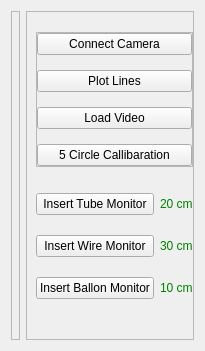
               <widget class="QWidget" name="page_2">
                <layout class="QHBoxLayout" name="horizontalLayout_4">
                 <item>
                  <widget class="QFrame" name="cameraFrame">
                   <property name="frameShape">
                    <enum>QFrame::StyledPanel</enum>
                   </property>
                   <property name="frameShadow">
                    <enum>QFrame::Raised</enum>
                   </property>
                   <layout class="QVBoxLayout" name="verticalLayout_20">
                    <property name="spacing">
                     <number>0</number>
                    </property>
                    <property name="leftMargin">
                     <number>0</number>
                    </property>
                    <property name="topMargin">
                     <number>0</number>
                    </property>
                    <property name="rightMargin">
                     <number>0</number>
                    </property>
                    <property name="bottomMargin">
                     <number>0</number>
                    </property>
                    <item>
                     <widget class="QLabel" name="lblCamera">
                      <property name="maximumSize">
                       <size>
                        <width>16777215</width>
                        <height>750</height>
                       </size>
                      </property>
                      <property name="text">
                       <string/>
                      </property>
                      <property name="scaledContents">
                       <bool>true</bool>
                      </property>
                     </widget>
                    </item>
                   </layout>
                  </widget>
                 </item>
                 <item>
                  <widget class="QFrame" name="frame_3">
                   <property name="maximumSize">
                    <size>
                     <width>250</width>
                     <height>16777215</height>
                    </size>
                   </property>
                   <property name="frameShape">
                    <enum>QFrame::StyledPanel</enum>
                   </property>
                   <property name="frameShadow">
                    <enum>QFrame::Raised</enum>
                   </property>
                   <layout class="QVBoxLayout" name="verticalLayout_10">
                    <property name="topMargin">
                     <number>20</number>
                    </property>
                    <property name="rightMargin">
                     <number>0</number>
                    </property>
                    <property name="bottomMargin">
                     <number>40</number>
                    </property>
                    <item alignment="Qt::AlignTop">
                     <widget class="QFrame" name="frame_11">
                      <property name="frameShape">
                       <enum>QFrame::StyledPanel</enum>
                      </property>
                      <property name="frameShadow">
                       <enum>QFrame::Raised</enum>
                      </property>
                      <layout class="QVBoxLayout" name="verticalLayout_11">
                       <property name="spacing">
                        <number>15</number>
                       </property>
                       <property name="leftMargin">
                        <number>0</number>
                       </property>
                       <property name="topMargin">
                        <number>0</number>
                       </property>
                       <property name="rightMargin">
                        <number>0</number>
                       </property>
                       <property name="bottomMargin">
                        <number>0</number>
                       </property>
                       <item>
                        <widget class="QPushButton" name="btnConnectCamera">
                         <property name="cursor">
                          <cursorShape>PointingHandCursor</cursorShape>
                         </property>
                         <property name="text">
                          <string>Connect Camera</string>
                         </property>
                        </widget>
                       </item>
                       <item>
                        <widget class="QPushButton" name="btnPlotLines">
                         <property name="cursor">
                          <cursorShape>PointingHandCursor</cursorShape>
                         </property>
                         <property name="text">
                          <string>Plot Lines</string>
                         </property>
                        </widget>
                       </item>
                       <item>
                        <widget class="QPushButton" name="btnLoadVideo">
                         <property name="cursor">
                          <cursorShape>PointingHandCursor</cursorShape>
                         </property>
                         <property name="text">
                          <string>Load Video</string>
                         </property>
                        </widget>
                       </item>
                       <item>
                        <widget class="QPushButton" name="btnCircleCallibaration">
                         <property name="cursor">
                          <cursorShape>PointingHandCursor</cursorShape>
                         </property>
                         <property name="text">
                          <string>5 Circle Callibaration</string>
                         </property>
                        </widget>
                       </item>
                      </layout>
                     </widget>
                    </item>
                    <item>
                     <layout class="QGridLayout" name="gridLayout_2">
                      <property name="bottomMargin">
                       <number>0</number>
                      </property>
                      <property name="verticalSpacing">
                       <number>20</number>
                      </property>
                      <item row="1" column="0">
                       <widget class="QPushButton" name="btnInsertTubeMonitor">
                        <property name="cursor">
                         <cursorShape>PointingHandCursor</cursorShape>
                        </property>
                        <property name="text">
                         <string>Insert Tube Monitor</string>
                        </property>
                       </widget>
                      </item>
                      <item row="3" column="0">
                       <widget class="QPushButton" name="btnInsertWireMonitor">
                        <property name="cursor">
                         <cursorShape>PointingHandCursor</cursorShape>
                        </property>
                        <property name="text">
                         <string>Insert Wire Monitor</string>
                        </property>
                       </widget>
                      </item>
                      <item row="4" column="0">
                       <widget class="QPushButton" name="btnInsertBallonMonitor">
                        <property name="cursor">
                         <cursorShape>PointingHandCursor</cursorShape>
                        </property>
                        <property name="text">
                         <string>Insert Ballon Monitor</string>
                        </property>
                       </widget>
                      </item>
                      <item row="1" column="1">
                       <widget class="QLabel" name="lblInsertTubeMonitor">
                        <property name="styleSheet">
                         <string notr="true">color:green;</string>
                        </property>
                        <property name="text">
                         <string>20 cm</string>
                        </property>
                       </widget>
                      </item>
                      <item row="4" column="1">
                       <widget class="QLabel" name="lblInsertBallonMonitor">
                        <property name="styleSheet">
                         <string notr="true">color:green;</string>
                        </property>
                        <property name="text">
                         <string>10 cm</string>
                        </property>
                       </widget>
                      </item>
                      <item row="3" column="1">
                       <widget class="QLabel" name="lblInsertWireMonitor">
                        <property name="styleSheet">
                         <string notr="true">color:green;</string>
                        </property>
                        <property name="text">
                         <string>30 cm</string>
                        </property>
                       </widget>
                      </item>
                      <item row="0" column="0">
                       <widget class="QFrame" name="frame_12">
                        <property name="frameShape">
                         <enum>QFrame::StyledPanel</enum>
                        </property>
                        <property name="frameShadow">
                         <enum>QFrame::Raised</enum>
                        </property>
                       </widget>
                      </item>
                     </layout>
                    </item>
                   </layout>
                  </widget>
                 </item>
                </layout>
               </widget>
